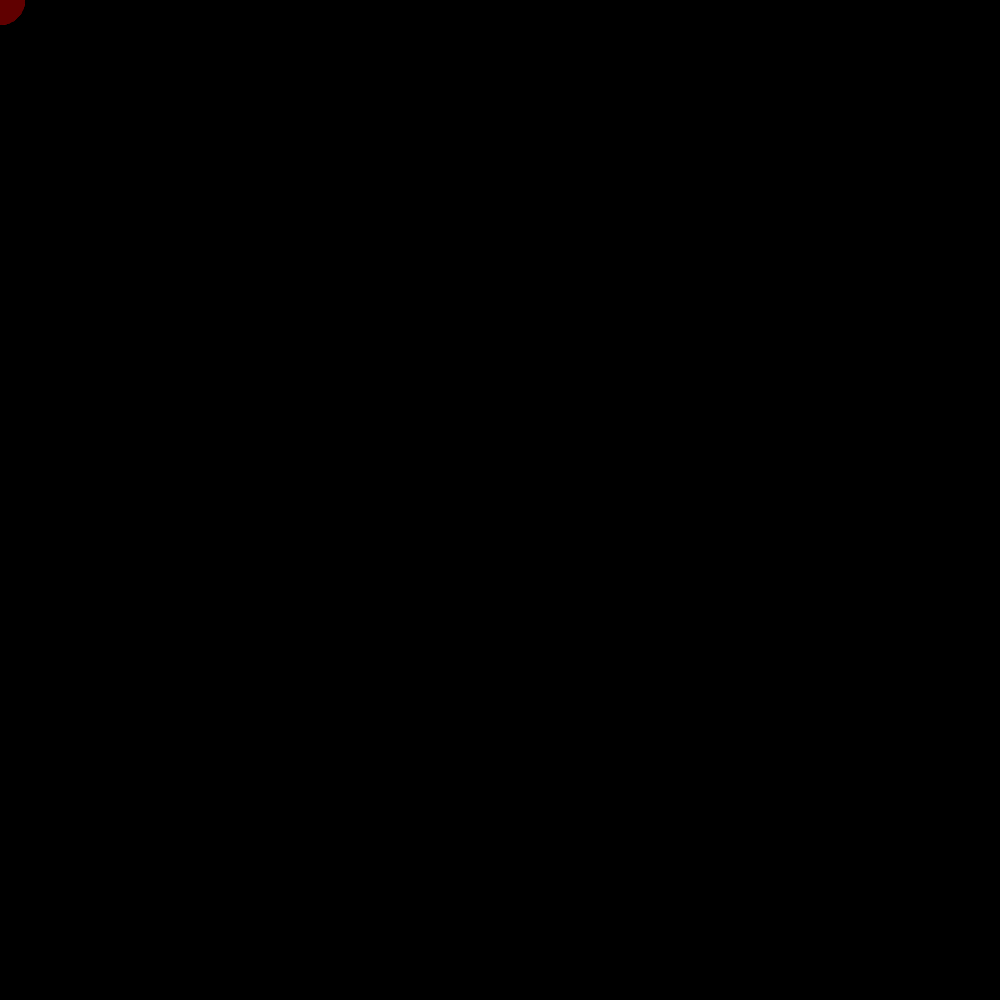
Frame 1 (no input)
Frame 60 (the mouse pressed at the canvas centre just before this capture): identical to frame 1, image omitted
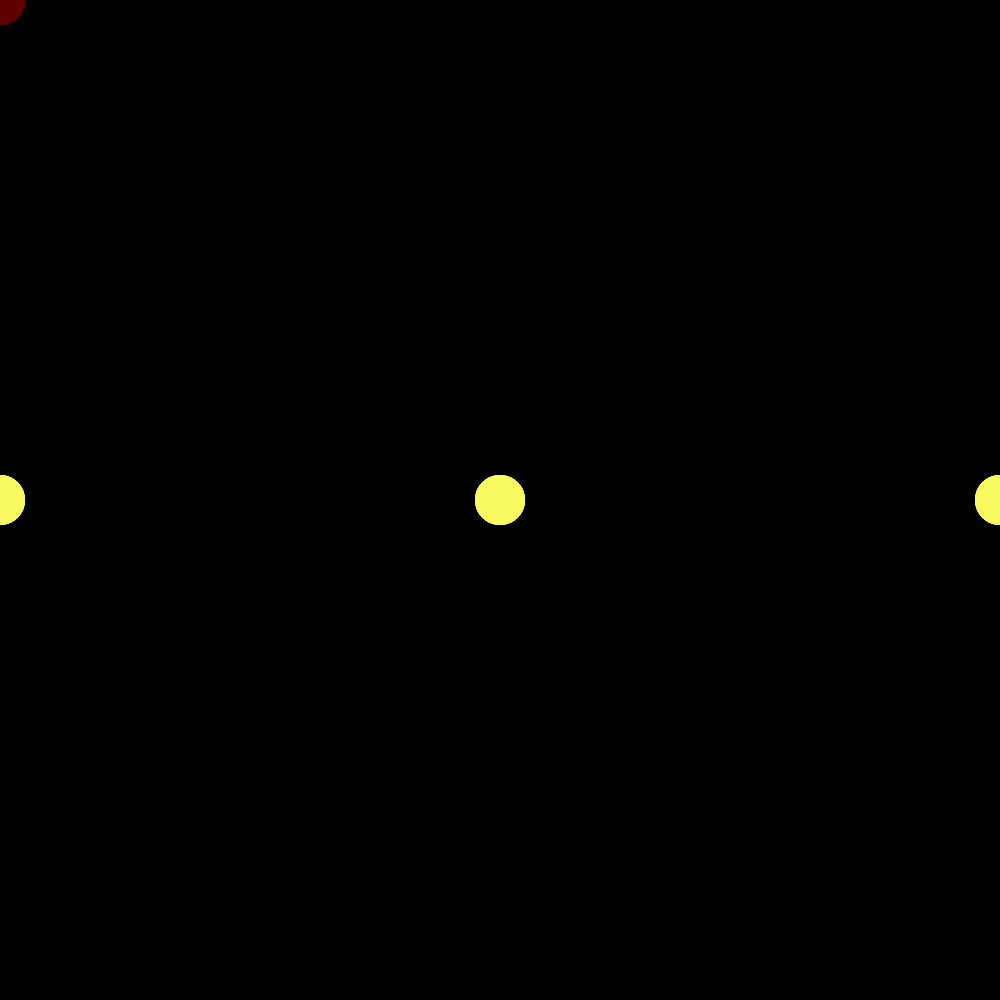
Frame 120 (the mouse held since frame 60 and released just before this capture)

The Processing sketch that drew these frames (run headless with seeded random() and noise(); from frame 60 on, the mouse is pressed at the canvas centre):

// Processing sketch: Saste005_Class3_LoopSketch
// ── Saste005_Class3_LoopSketch.pde
void setup() {
 size(1000,1000);
 background(0);
}

void draw() {
  noStroke();
  smooth();
  for (int i = 0; i < 100; i = i + 1) {
    if (mousePressed) {
    fill(mouseX,mouseY,100,20);
    ellipse(i * mouseX,mouseY,50,50);
    } else {
    fill(100,mouseX,mouseY,20);
    ellipse(i * mouseY,mouseX,50,50);
    }
  }
  
}
  
